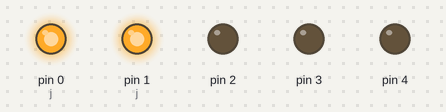
A sketch run on a simulated Arduino Uno, built with avr-gcc and run on an emulated ATmega328P. Shown: output pins drawn as LEDs (lit = HIGH).

Above: at 0.5 s.
At 1.5 s:
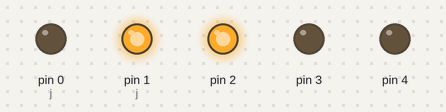
At 2.5 s:
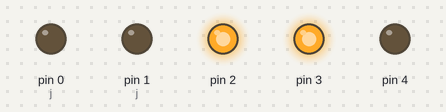
At 3.5 s:
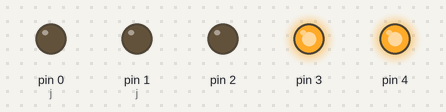
At 4.5 s:
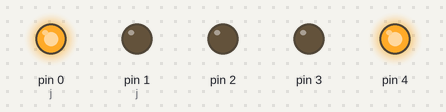
Timing chart, 0 to 6.5 s (numbered marks = the images above):
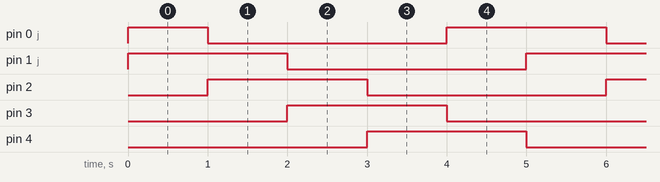

Measured:
- by itself, pin 0 (j): repeats every 5.0 s: LOW 3.0 s, HIGH 2.0 s
- by itself, pin 1 (j), pin 2–4: alternates HIGH for 2.0 s and LOW for 3.0 s
- by itself, everything shown: repeats every 5.0 s, in 10 steps

The sketch:

EXPL2_LED_CHASER.ino
```cpp
int j=1,i;
void setup()
{
 for(int a=0;a<=4;a++)
  pinMode(a, OUTPUT);


}

void loop()
{
  i=j-1;
  digitalWrite(i,HIGH);
 if(i>=4)
 j=0;
 digitalWrite(j,HIGH);
 delay(1000);
 digitalWrite(i,LOW);
  j++;
}
```
